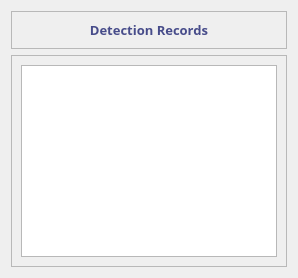
            <widget class="QWidget" name="hybrid_graph">
             <layout class="QVBoxLayout" name="verticalLayout_16">
              <item>
               <widget class="QFrame" name="frame_23">
                <property name="frameShape">
                 <enum>QFrame::StyledPanel</enum>
                </property>
                <property name="frameShadow">
                 <enum>QFrame::Raised</enum>
                </property>
                <layout class="QVBoxLayout" name="verticalLayout_15">
                 <item alignment="Qt::AlignTop">
                  <widget class="QLabel" name="label_8">
                   <property name="font">
                    <font>
                     <family>Open Sans</family>
                     <pointsize>10</pointsize>
                     <weight>75</weight>
                     <bold>true</bold>
                    </font>
                   </property>
                   <property name="styleSheet">
                    <string notr="true">#label_8{
color: #474C8A;
} </string>
                   </property>
                   <property name="text">
                    <string>Detection Records</string>
                   </property>
                   <property name="alignment">
                    <set>Qt::AlignCenter</set>
                   </property>
                  </widget>
                 </item>
                </layout>
               </widget>
              </item>
              <item>
               <widget class="QFrame" name="frame_24">
                <property name="sizePolicy">
                 <sizepolicy hsizetype="Preferred" vsizetype="Expanding">
                  <horstretch>0</horstretch>
                  <verstretch>0</verstretch>
                 </sizepolicy>
                </property>
                <property name="frameShape">
                 <enum>QFrame::StyledPanel</enum>
                </property>
                <property name="frameShadow">
                 <enum>QFrame::Raised</enum>
                </property>
                <layout class="QGridLayout" name="area_chart_cont">
                 <item row="0" column="0">
                  <widget class="QTableWidget" name="detection_recordsTable">
                   <property name="styleSheet">
                    <string notr="true">QTableWidget {
			gridline-color: transparent;  /* Set the gridline color */

                
            }

            QTableWidget::item {
               border: 1px solid rgb(223, 228, 236);
                padding: 5px;                                  /* Set padding for the content within the cell */

background-color: rgba(255, 255, 255, 0.2);
color: #535BBF;
            }

            QHeaderView::section {
                background-color: rgba(255, 255, 255, 0.1);   /* Set the background color for header */
                font-weight: bold;                             /* Set the text weight to bold */
color: #535BBF;
            }

            QTableWidget QTableCornerButton::section {
                background-color: rgba(255, 255, 255, 0.1);   /* Set the background color for row numbers */
                font-weight: bold;                             /* Set the text weight to bold */
color: #535BBF;
            }

QTableView::item:hover {
	border: 2px solid #4A52BF;
}

QTableView::item:selected {
	border: 2px solid #4A52BF;
}





</string>
                   </property>
                  </widget>
                 </item>
                </layout>
               </widget>
              </item>
             </layout>
            </widget>
